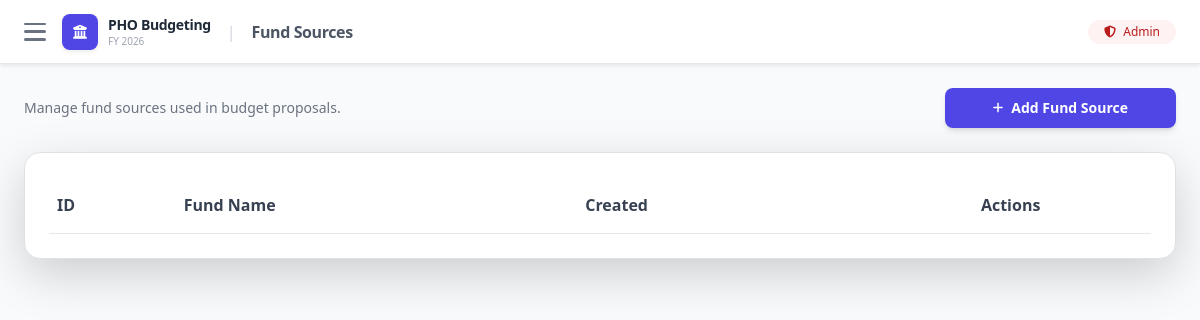
The app's page /master/fund_sources.php, older data.
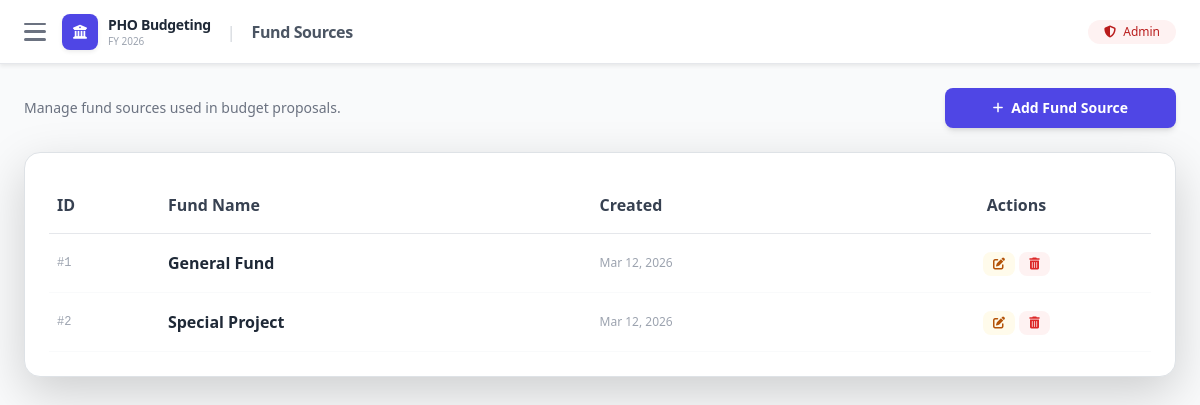
The same page, newer data.
### tables this page shows
CREATE TABLE `tbl_fund_sources` (
  `id`         INT UNSIGNED NOT NULL AUTO_INCREMENT,
  `fund_name`  VARCHAR(255) NOT NULL,
  `created_at` DATETIME     NOT NULL DEFAULT CURRENT_TIMESTAMP,
  `updated_at` DATETIME     NOT NULL DEFAULT CURRENT_TIMESTAMP ON UPDATE CURRENT_TIMESTAMP,
  PRIMARY KEY (`id`),
  UNIQUE KEY `uq_fund_name` (`fund_name`)
);

### config.php (called while the page is built, shortened)
<?php
function getConnection(): PDO
{
    static $pdo = null;
    if ($pdo === null) {
        $dsn = "mysql:host=" . DB_HOST . ";dbname=" . DB_NAME . ";charset=" . DB_CHARSET;
        $pdo = new PDO($dsn, DB_USER, DB_PASS, [
            PDO::ATTR_ERRMODE            => PDO::ERRMODE_EXCEPTION,
            PDO::ATTR_DEFAULT_FETCH_MODE => PDO::FETCH_ASSOC,
            PDO::ATTR_EMULATE_PREPARES   => false,
        ]);
    }
    return $pdo;
}
function e(?string $v): string
{
    return htmlspecialchars($v ?? '', ENT_QUOTES, 'UTF-8');
}

### master/fund_sources.php (the view, shortened to what this page needs)
<?php
require_once __DIR__ . '/../config.php';
try { $rows = getConnection()->query("SELECT * FROM tbl_fund_sources ORDER BY fund_name")->fetchAll(); } catch (PDOException $e) { $rows = []; }
require_once __DIR__ . '/../includes/header.php';
?>
<div class="flex flex-col sm:flex-row sm:items-center sm:justify-between gap-4 mb-6">
    <p class="text-sm text-gray-500">Manage fund sources used in budget proposals.</p>
    <button onclick="openModal()" class="inline-flex items-center gap-2 px-5 py-2.5 rounded-lg bg-brand-600 text-white text-sm font-semibold hover:bg-brand-700 transition shadow-md whitespace-nowrap">
        <i class="fa-solid fa-plus text-xs"></i> Add Fund Source
    </button>
</div>
<div class="bg-white rounded-2xl shadow-lg border border-gray-100 overflow-hidden">
    <div class="px-6 py-6 overflow-x-auto">
        <table id="dataTable" class="w-full text-left">
            <thead>
                <tr class="border-b border-gray-200">
                    <th class="py-3 px-2">ID</th>
                    <th class="py-3 px-2">Fund Name</th>
                    <th class="py-3 px-2">Created</th>
                    <th class="py-3 px-2 text-center">Actions</th>
                </tr>
            </thead>
            <tbody>
                <?php foreach ($rows as $r): ?>
                <tr class="border-b border-gray-50">
                    <td class="py-3 px-2 font-mono text-xs text-gray-400">#<?= (int)$r['id'] ?></td>
                    <td class="py-3 px-2 font-semibold text-gray-800"><?= e($r['fund_name']) ?></td>
                    <td class="py-3 px-2 text-xs text-gray-400"><?= date('M j, Y', strtotime($r['created_at'])) ?></td>
                    <td class="py-3 px-2 text-center whitespace-nowrap">
                        <button onclick='openModal(<?= json_encode($r) ?>)' class="inline-flex items-center gap-1 px-2.5 py-1.5 rounded-lg bg-amber-50 text-amber-700 text-xs font-medium hover:bg-amber-100 transition"><i class="fa-solid fa-pen-to-square"></i></button>
                        <button onclick="deleteRow(<?= (int)$r['id'] ?>)" class="inline-flex items-center gap-1 px-2.5 py-1.5 rounded-lg bg-red-50 text-red-600 text-xs font-medium hover:bg-red-100 transition"><i class="fa-solid fa-trash-can"></i></button>
                    </td>
                </tr>
                <?php endforeach; ?>
            </tbody>
        </table>
    </div>
</div>
<?php require_once __DIR__ . '/../includes/footer.php'; ?>

Row changes from the older to the newer data that the page shows:
added tbl_fund_sources: id "1", fund_name "General Fund", created_at "Mar 12, 2026"
added tbl_fund_sources: id "2", fund_name "Special Project", created_at "Mar 12, 2026"
